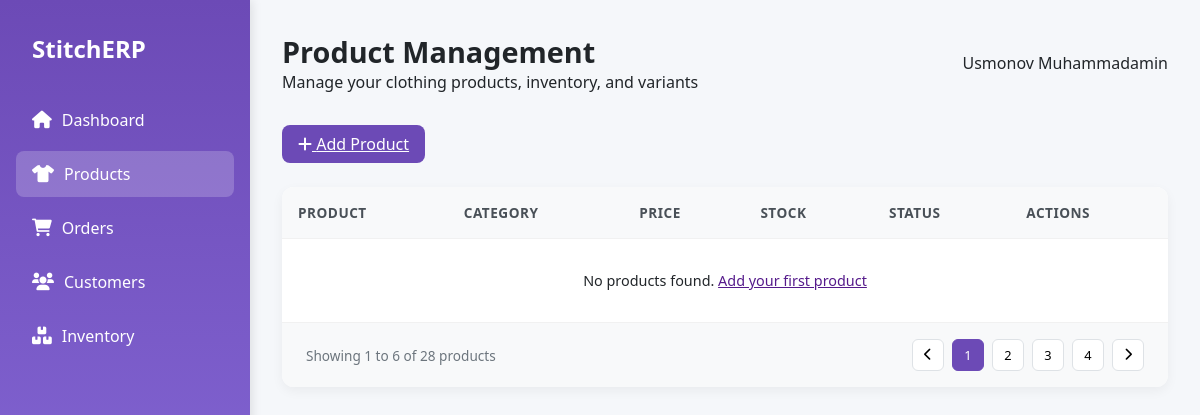
Page /product/ on the earlier database version.
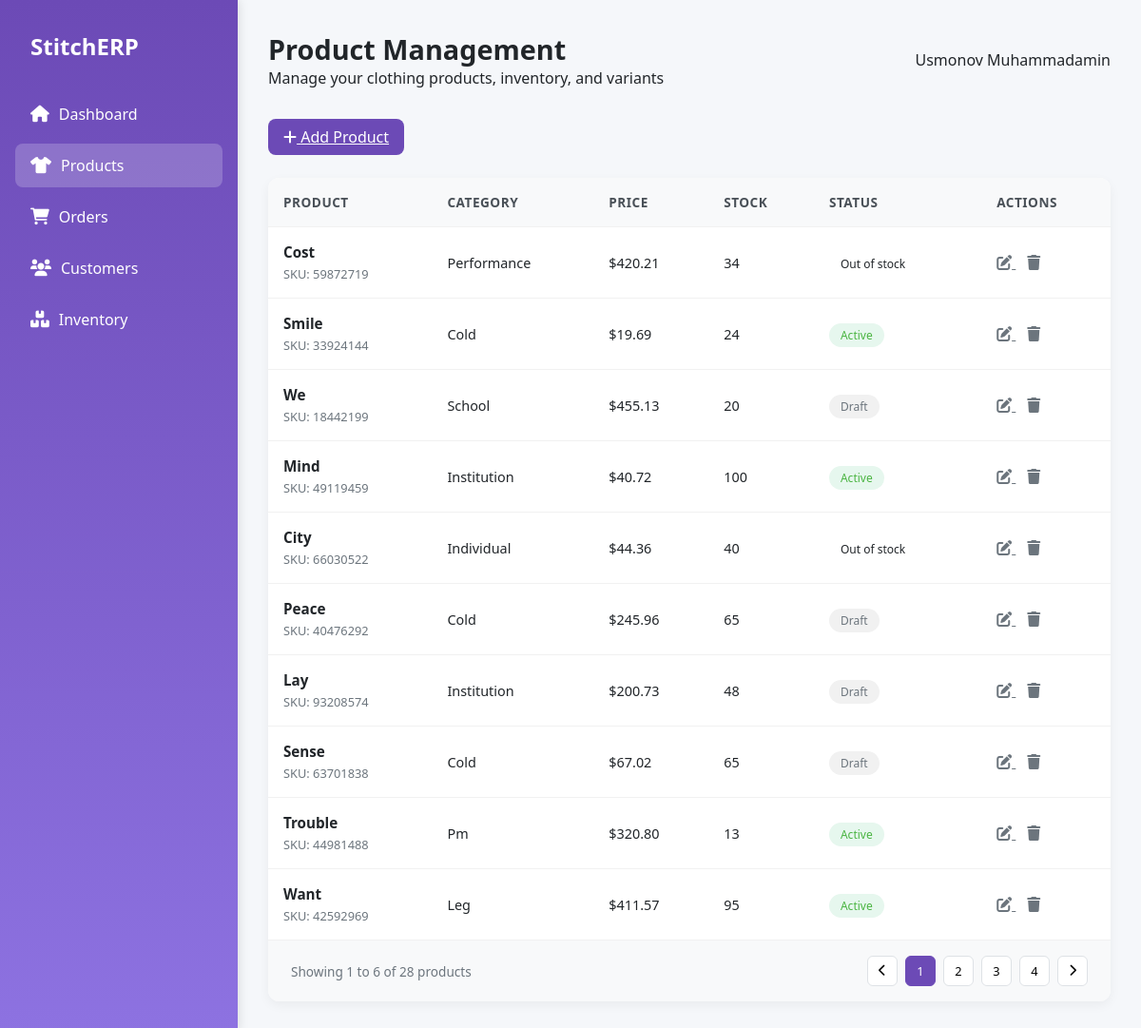
Same page on the later database version.
### product/models.py (models this page shows, shortened)
class Product(models.Model):
    STATUS = [
        (1, 'Active'),
        (2, 'Out of stock'),
        (3, 'Draft'),
    ]
    title = models.CharField(max_length=100)
    category = models.ForeignKey(Category, on_delete=models.CASCADE)
    price = models.DecimalField(decimal_places=2, max_digits=10)
    stock = models.IntegerField()
    status = models.IntegerField(choices=STATUS, default=1)
    code = models.CharField(max_length=100)

### category/models.py (models this page shows, shortened)
class Category(models.Model):
    name = models.CharField(max_length=100)

### product/views.py (the view)
# urls.py: path('product/', include('product.urls')),
def product(request):
    search_query = request.GET.get('search', '')
    category_filter = request.GET.get('category', '')
    status_filter = request.GET.get('status', '')
    products = Product.objects.select_related('category').prefetch_related('inventory').all()
    if search_query:
        products = products.filter(
            Q(title__icontains=search_query) |
            Q(code__icontains=search_query) |
            Q(category__name__icontains=search_query)
        )
    if category_filter:
        products = products.filter(category__id=category_filter)
    if status_filter:
        products = products.filter(status=status_filter)
    paginator = Paginator(products, 10)  # Show 10 products per page
    page_number = request.GET.get('page')
    page_obj = paginator.get_page(page_number)
    categories = Category.objects.all()
    status_choices = dict(Product.STATUS)
    context = {
        'products': page_obj,
        'categories': categories,
        'status_choices': status_choices,
        'search_query': search_query,
        'selected_category': category_filter,
        'selected_status': status_filter,
        'results_count': paginator.count,
    }
    return render(request, 'product.html', context)

### templates/product.html (shortened to what this page needs)
<!DOCTYPE html>
{% load static %}
<html lang="en">
<head>
    <link rel="stylesheet" href="https://cdnjs.cloudflare.com/ajax/libs/font-awesome/6.0.0-beta3/css/all.min.css">
</head>
<body>
<div class="dashboard">
    <div class="sidebar">
        <div class="logo">
            <h1>StitchERP</h1>
        </div>
        <ul class="nav-menu">
            <li class="nav-item ">
                <a href="{% url 'dashboard' %}" class="nav-link">
                    <i class="fas fa-home"></i>
                    Dashboard
                </a>
            </li>
            <li class="nav-item active">
                <a href="{% url 'product' %}" class="nav-link">
                    <i class="fas fa-tshirt"></i>
                    Products
                </a>
            </li>
            <li class="nav-item">
                <a href="{% url 'order_list' %}" class="nav-link">
                    <i class="fas fa-shopping-cart"></i>
                    Orders
                </a>
            </li>
            <li class="nav-item">
                <a href="{% url 'customer' %}" class="nav-link">
                    <i class="fas fa-users"></i>
                    Customers
                </a>
            </li>
            <li class="nav-item">
                <a href="{% url 'inventory' %}" class="nav-link">
                    <i class="fas fa-boxes"></i>
                    Inventory
                </a>
            </li>
        </ul>
    </div>
    <div class="main-content">
        <div class="header">
            <div class="page-title">
                <h2>Product Management</h2>
                <p>Manage your clothing products, inventory, and variants</p>
            </div>
            <div class="user-profile">
                <span>Usmonov Muhammadamin</span>
            </div>
        </div>
        <div class="products-header">
            <a href="{% url 'product_add' %}" class="btn btn-primary">
                <i class="fas fa-plus"></i>
                Add Product
            </a>
        </div>
        <div class="products-table">
            <table>
                <thead>
                <tr>
                    <th>Product</th>
                    <th>Category</th>
                    <th>Price</th>
                    <th>Stock</th>
                    <th>Status</th>
                    <th>Actions</th>
                </tr>
                </thead>
                <tbody>
                {% for product in products %}
                <tr>
                    <td>
                        <div class="product-cell">
                            <div class="product-info">
                                <h4>{{ product.title }}</h4>
                                <p>SKU: {{ product.code }}</p>
                            </div>
                        </div>
                    </td>
                    <td>{{ product.category.name }}</td>
                    <td>${{ product.price }}</td>
                    <td>{{ product.stock }}</td>
                    <td>
                                <span class="status-badge status-{{ product.get_status_display|lower|cut:' ' }}">
                                    {{ product.get_status_display }}
                                </span>
                    </td>
                    <td>
                        <a href="{% url 'product_edit' pk=product.id %}" class="action-btn" title="Edit">
                            <i class="fas fa-edit"></i>
                        </a>
                        <a href="{% url 'product_delete' pk=product.id %}" class="action-btn" title="Delete">
                            <i class="fas fa-trash"></i>
                        </a>
                    </td>
                </tr>
                {% empty %}
                <tr>
                    <td colspan="6" style="text-align: center; padding: 2rem;">
                        No products found. {% if search_query %}Try a different search.{% else %}<a href="">Add your
                        first product</a>{% endif %}
                    </td>
                </tr>
                {% endfor %}
                </tbody>
            </table>
            <div class="table-footer">
                <div class="results-count">
                    Showing 1 to 6 of 28 products
                </div>
                <div class="pagination">
                    <button class="page-btn"><i class="fas fa-chevron-left"></i></button>
                    <button class="page-btn active">1</button>
                    <button class="page-btn">2</button>
                    <button class="page-btn">3</button>
                    <button class="page-btn">4</button>
                    <button class="page-btn"><i class="fas fa-chevron-right"></i></button>
                </div>
            </div>
        </div>
    </div>
</div>
</body>
</html>

### templates/product.html (style rules this page uses)
:root { --primary: #6C4AB6; --secondary: #8D72E1; --accent: #B9E0FF; --light: #F8F9FA; --dark: #212529; --success: #4BB543; --warning: #FFC107; --danger: #DC3545; }
* { margin: 0; padding: 0; box-sizing: border-box; font-family: 'Segoe UI', Tahoma, Geneva, Verdana, sans-serif; }
body { background-color: #f5f7fa; color: var(--dark); }
.dashboard { display: grid; grid-template-columns: 250px 1fr; min-height: 100vh; }
.sidebar { background: linear-gradient(180deg, var(--primary), var(--secondary)); color: white; padding: 2rem 1rem; box-shadow: 2px 0 10px rgba(0, 0, 0, 0.1); }
.logo { display: flex; align-items: center; margin-bottom: 2rem; padding-left: 1rem; }
.logo h1 { font-size: 1.5rem; font-weight: 700; }
.nav-menu { list-style: none; }
.nav-item { margin-bottom: 0.5rem; border-radius: 8px; transition: all 0.3s ease; }
.nav-item.active { background-color: rgba(255, 255, 255, 0.2); }
.nav-link { display: flex; align-items: center; padding: 0.75rem 1rem; color: white; text-decoration: none; font-weight: 500; }
.nav-link i { margin-right: 10px; font-size: 1.1rem; }
.main-content { padding: 2rem; }
.header { display: flex; justify-content: space-between; align-items: center; margin-bottom: 2rem; }
.page-title h2 { font-size: 1.8rem; color: var(--dark); }
.user-profile { display: flex; align-items: center; }
.products-header { display: flex; justify-content: space-between; align-items: center; margin-bottom: 1.5rem; }
.btn { padding: 0.5rem 1rem; border-radius: 8px; border: none; cursor: pointer; font-weight: 500; transition: all 0.3s ease; }
.btn-primary { background-color: var(--primary); color: white; }
.products-table { background: white; border-radius: 12px; overflow: hidden; box-shadow: 0 4px 12px rgba(0, 0, 0, 0.05); }
table { width: 100%; border-collapse: collapse; }
thead { background-color: #f8f9fa; border-bottom: 1px solid #f1f1f1; }
th { padding: 1rem; text-align: left; font-weight: 600; color: #495057; font-size: 0.85rem; text-transform: uppercase; letter-spacing: 0.5px; }
td { padding: 1rem; border-bottom: 1px solid #f1f1f1; font-size: 0.9rem; }
tr:last-child td { border-bottom: none; }
.product-cell { display: flex; align-items: center; gap: 1rem; }
.product-info h4 { font-size: 0.95rem; margin-bottom: 0.25rem; }
.product-info p { font-size: 0.8rem; color: #6c757d; }
.status-badge { padding: 0.25rem 0.75rem; border-radius: 20px; font-size: 0.75rem; font-weight: 500; }
.status-active { background-color: #e6f7ee; color: var(--success); }
.status-draft { background-color: #f1f1f1; color: #6c757d; }
.action-btn { background: none; border: none; cursor: pointer; color: #6c757d; font-size: 1rem; margin-right: 0.75rem; transition: color 0.3s ease; }
.table-footer { display: flex; justify-content: space-between; align-items: center; padding: 1rem 1.5rem; background-color: #f8f9fa; border-top: 1px solid #f1f1f1; }
.pagination { display: flex; gap: 0.5rem; }
.page-btn { width: 32px; height: 32px; display: flex; align-items: center; justify-content: center; border-radius: 6px; border: 1px solid #dee2e6; background: white; cursor: pointer; font-size: 0.8rem; }
.page-btn.active { background-color: var(--primary); color: white; border-color: var(--primary); }
.results-count { font-size: 0.85rem; color: #6c757d; }

Differences in the rows shown:
added Product: title "Cost", code "59872719", category.name "Performance", price "420.21", stock "34", status "Out of stock"
added Product: title "Smile", code "33924144", category.name "Cold", price "19.69", stock "24", status "Active"
added Product: title "We", code "18442199", category.name "School", price "455.13", stock "20", status "Draft"
added Product: title "Mind", code "49119459", category.name "Institution", price "40.72", stock "100", status "Active"
added Product: title "City", code "66030522", category.name "Individual", price "44.36", stock "40", status "Out of stock"
added Product: title "Peace", code "40476292", category.name "Cold", price "245.96", stock "65", status "Draft"
added Product: title "Lay", code "93208574", category.name "Institution", price "200.73", stock "48", status "Draft"
added Product: title "Sense", code "63701838", category.name "Cold", price "67.02", stock "65", status "Draft"
added Product: title "Trouble", code "44981488", category.name "Pm", price "320.80", stock "13", status "Active"
added Product: title "Want", code "42592969", category.name "Leg", price "411.57", stock "95", status "Active"
Other differences:
text no longer shown: "No products found. Add your first product"
